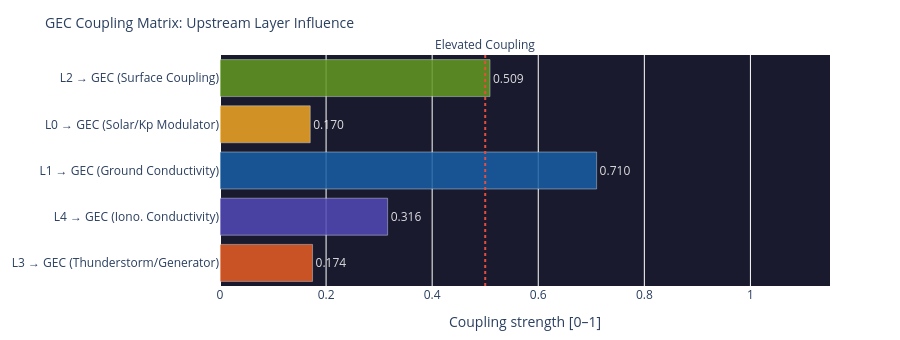

The code cell stored with this chart in its notebook:
### Code cell
# ============================================================
# COUPLING MATRIX – How strongly does each layer influence the GEC?
# ============================================================

# Coupling strengths (0–1) from upstream layer scores
def safe(v, default=0.0):
    return float(v) if v is not None else default

coupling = {
    'L3 → GEC\n(Thunderstorm/Generator)':    safe(l3_thunder_score, 0.15),
    'L4 → GEC\n(Iono. Conductivity)':    safe(l4_ioniz, 0.3),
    'L1 → GEC\n(Ground Conductivity)':   0.71,   # stabil (Ozeananteil)
    'L0 → GEC\n(Solar/Kp Modulator)':    safe(layer0.get('score') if layer0 else None, 0.25),
    'L2 → GEC\n(Surface Coupling)':      safe(layer2.get('components',{}).get('Elec. Surface Coupling',{}).get('score') if layer2 else None, 0.3),
}

names  = list(coupling.keys())
values = list(coupling.values())
colors = ['#E85D24','#534AB7','#185FA5','#F2A623','#639922']

fig = go.Figure(go.Bar(
    x=values, y=names,
    orientation='h',
    marker_color=colors, opacity=0.85,
    text=[f'{v:.3f}' for v in values],
    textposition='outside',
    textfont=dict(color='white')
))
fig.add_vline(x=0.5, line_dash='dot', line_color='#e74c3c',
              annotation_text='Elevated Coupling', annotation_position='top')
fig.update_layout(
    title=dict(text='GEC Coupling Matrix: Upstream Layer Influence', font=dict(size=14)),
    xaxis=dict(title='Coupling strength [0–1]', range=[0, 1.15]),
    height=340, plot_bgcolor='#1a1a2e', paper_bgcolor='rgba(0,0,0,0)',
    margin=dict(l=180, r=70, t=55, b=40)
)
fig.show()

### Figure 1 — Plotly figure (JSON) as saved in the notebook; plotly's stock layout.template omitted (floating-point values rounded to 4 significant figures)
{"data": [{"marker": {"color": ["#E85D24", "#534AB7", "#185FA5", "#F2A623", "#639922"]}, "opacity": 0.85, "orientation": "h", "text": ["0.174", "0.316", "0.710", "0.170", "0.509"], "textfont": {"color": "white"}, "textposition": "outside", "type": "bar", "x": [0.1745, 0.316, 0.71, 0.1701, 0.509], "y": ["L3 → GEC\n(Thunderstorm/Generator)", "L4 → GEC\n(Iono. Conductivity)", "L1 → GEC\n(Ground Conductivity)", "L0 → GEC\n(Solar/Kp Modulator)", "L2 → GEC\n(Surface Coupling)"]}], "layout": {"annotations": [{"showarrow": false, "text": "Elevated Coupling", "x": 0.5, "xanchor": "center", "xref": "x", "y": 1, "yanchor": "bottom", "yref": "y domain"}], "height": 340, "margin": {"b": 40, "l": 180, "r": 70, "t": 55}, "paper_bgcolor": "rgba(0,0,0,0)", "plot_bgcolor": "#1a1a2e", "shapes": [{"line": {"color": "#e74c3c", "dash": "dot"}, "type": "line", "x0": 0.5, "x1": 0.5, "xref": "x", "y0": 0, "y1": 1, "yref": "y domain"}], "title": {"font": {"size": 14}, "text": "GEC Coupling Matrix: Upstream Layer Influence"}, "xaxis": {"range": [0, 1.15], "title": {"text": "Coupling strength [0–1]"}}}}
